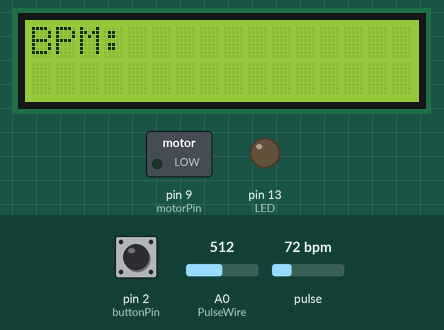
Simulated run of this sketch. Board: Arduino Uno, built with avr-gcc and run on an emulated ATmega328P. On the bench: 16×2 character LCD, switched loads named in the sketch (green lamp = pin HIGH), output pins drawn as LEDs (lit = HIGH). Dashed ring = blinking. The test bench sets the inputs (shaded band); at power-on: pin 2 (buttonPin) HIGH, pulse 72 bpm, A0 (PulseWire) = 512. What the sketch prints to the serial monitor is not drawn.

Above: at 1.2 s.
1.3 s: pin 2 (buttonPin) pulled LOW for 3.2 s
At 5.58 s:
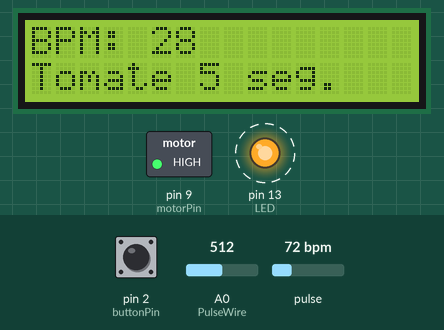
7.2 s: pin 2 (buttonPin) pulled LOW for 0.15 s
At 8.9 s:
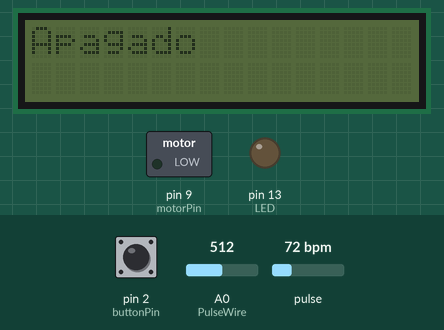
9.9 s: pin 2 (buttonPin) pulled LOW for 1 s
At 11.13 s:
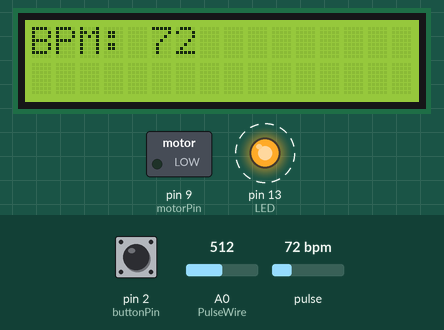
13.9 s: pulse set to 49 bpm
At 20.4 s:
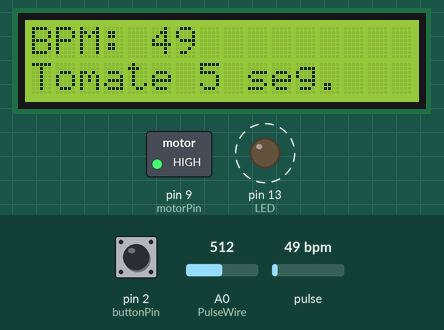
Timing chart, 0 to 22.6 s (numbered marks = the images above; inputs shaded):
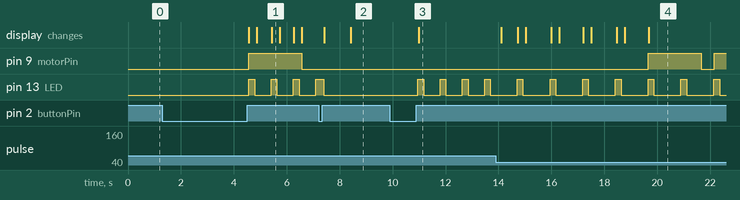

The sketch:

code_proyectCercano.ino
```cpp
#include <Wire.h>
#include <LiquidCrystal_I2C.h>
#include <PulseSensorPlayground.h>

// Variables
const int PulseWire = A0;        // PulseSensor PURPLE WIRE connected to ANALOG PIN A0
const int LED = LED_BUILTIN;     // The on-board Arduino LED, close to PIN 13
const int motorPin = 9;          // Pin PWM al que está conectado el motor de vibración
const int buttonPin = 2;         // Pin al que está conectado el botón
const int bpmLowerLimit = 50;    // Límite inferior del rango normal de BPM
const int bpmUpperLimit = 100;   // Límite superior del rango normal de BPM
int Threshold = 550;             // Umbral para detectar latidos

const int vibrationDuration = 2000; // Duración de la vibración en milisegundos (2 segundos)
const unsigned long messageDuration = 5000; // Duración del mensaje en milisegundos (5 segundos)

PulseSensorPlayground pulseSensor;  // Crea una instancia del objeto PulseSensorPlayground
LiquidCrystal_I2C lcd(0x27, 16, 2); // Dirección I2C y tamaño de la pantalla LCD

bool isVibrating = false;           // Variable para controlar el estado del motor de vibración
unsigned long vibrationStartTime;   // Tiempo de inicio de la vibración
unsigned long messageStartTime;

// Variables para el filtro de paso bajo
const float alpha = 0.9; // Factor de suavizado ajustado
int filteredBPM = 0;

// Variables para el filtro de media móvil
const int windowSize = 5; // Tamaño de la ventana de media móvil
int bpmWindow[windowSize]; // Buffer circular para almacenar las últimas lecturas de BPM
int windowIndex = 0; // Índice del buffer circular


bool dispositivoEncendido = false; // Estado del dispositivo


// Función para calcular la media móvil
int movingAverage(int *buffer, int size) {
  long sum = 0;
  for (int i = 0; i < size; i++) {
    sum += buffer[i];
  }
  return sum / size;
}

void setup() {
  Serial.begin(115200);            // Para el monitor serie

  // Configurar el objeto PulseSensor
  pulseSensor.analogInput(PulseWire);
  pulseSensor.blinkOnPulse(LED);   // Hacer que el LED parpadee automáticamente con el latido del corazón
  pulseSensor.setThreshold(Threshold);

  // Inicializar la pantalla LCD
  lcd.init();
  lcd.backlight();
  lcd.setCursor(0, 0);
  lcd.print("BPM:");

  // Configurar el motor de vibración
  pinMode(motorPin, OUTPUT);
  digitalWrite(motorPin, LOW); // Apagar el motor de vibración al principio

  // Configurar el botón
  pinMode(buttonPin, INPUT_PULLUP); // Configurar el pin del botón como entrada con resistencia pull-up interna

  // Verificar que el objeto PulseSensor se haya creado y comience a ver una señal
  if (pulseSensor.begin()) {
    Serial.println("We created a pulseSensor Object!"); // Esto se imprime una vez al encender el Arduino o al reiniciarlo.
  } else {
    Serial.println("Error al inicializar el sensor de pulso");
  }
}

void loop() {

  // Leer el estado del botón
  if (digitalRead(buttonPin) == LOW) {
    // Esperar a que el botón se suelte para evitar rebotes
    delay(50);
    while (digitalRead(buttonPin) == LOW);
    delay(50);

    // Cambiar el estado del dispositivo
    dispositivoEncendido = !dispositivoEncendido;

    // Apagar el motor de vibración y el LED cuando se apague el dispositivo
    if (!dispositivoEncendido) {
      isVibrating = false;
      digitalWrite(motorPin, LOW);
      digitalWrite(LED, LOW); // Apagar el LED
      lcd.clear();
      lcd.setCursor(0, 0);
      lcd.print("Apagado");
      delay(1000); // Mostrar el mensaje de apagado por un segundo
      lcd.noBacklight(); // Apagar la iluminación de la pantalla LCD
    } else {
      lcd.backlight(); // Encender la iluminación de la pantalla LCD
      lcd.clear();
      lcd.setCursor(0, 0);
      lcd.print("BPM:");
    }
  }

  // Si el dispositivo está apagado, no hacer nada más
  if (!dispositivoEncendido) {
    return;
  }


  int rawBPM = analogRead(PulseWire); // Leer la señal cruda del sensor

  // Aplicar filtro de paso bajo
  filteredBPM = (int)(alpha * filteredBPM + (1 - alpha) * rawBPM);

  Serial.print("Raw BPM: ");
  Serial.print(rawBPM);
  Serial.print(", Filtered BPM: ");
  Serial.println(filteredBPM);

  if (pulseSensor.sawStartOfBeat()) { // Verificar constantemente si "ocurrió un latido".
    int myBPM = pulseSensor.getBeatsPerMinute(); // Llamar a la función del objeto PulseSensor que devuelve el BPM como un "int".

    // Descartar lecturas fuera de rango
    if (myBPM < 30 || myBPM > 200) {
      return;
    }

    // Agregar la nueva lectura al buffer de media móvil
    bpmWindow[windowIndex] = myBPM;
    windowIndex = (windowIndex + 1) % windowSize;

    // Calcular la media móvil de las lecturas de BPM
    int avgBPM = movingAverage(bpmWindow, windowSize);

    // Mostrar el BPM suavizado en la pantalla LCD
    lcd.setCursor(5, 0);
    lcd.print("    ");
    lcd.setCursor(5, 0);
    lcd.print(avgBPM);

    Serial.println("♥ A HeartBeat Happened!"); // Si la prueba es "true", imprimir un mensaje "a heartbeat happened".
    Serial.print("BPM: ");                     // Imprimir la frase "BPM: "
    Serial.println(avgBPM);                    // Imprimir el valor dentro de avgBPM.

    // Verificar si el BPM está fuera del rango normal
    if (avgBPM < bpmLowerLimit || avgBPM > bpmUpperLimit) {
      // Activar el motor de vibración si el BPM está fuera del rango normal
      if (!isVibrating) {
        isVibrating = true;
        vibrationStartTime = millis(); // Guardar el tiempo de inicio de la vibración
        digitalWrite(motorPin, HIGH);
      }
      if (millis() - messageStartTime >= messageDuration) {
        lcd.setCursor(0, 1);
        lcd.print("Tomate 5 seg.");
        messageStartTime = millis();
      }
    } else {
      // Desactivar el motor de vibración si el BPM está dentro del rango normal
      if (isVibrating) {
        isVibrating = false;
        digitalWrite(motorPin, LOW);
      }
      // Limpiar el mensaje después de cierto tiempo
      if (millis() - messageStartTime >= messageDuration) {
        lcd.setCursor(0, 1);
        lcd.print("               ");
      }
    }
  } else {
    // Mostrar el BPM actual en la pantalla LCD si no se detectó un pico
    lcd.setCursor(5, 0);
    lcd.print("    ");
    lcd.setCursor(5, 0);
    lcd.print(pulseSensor.getBeatsPerMinute());
  }

  // Verificar si ha pasado el tiempo de vibración y apagar el motor
  if (isVibrating && (millis() - vibrationStartTime >= vibrationDuration)) {
    isVibrating = false;
    digitalWrite(motorPin, LOW);
  }

  delay(20); // Considerado como una buena práctica en un sketch simple.
}
```

Measured:
- after the input at 1.3 s, pin 9 (motorPin): LOW → HIGH after 3.3 s, → LOW 2.0 s later; pin 13 (LED): alternates HIGH for 0.23 s and LOW for 0.63 s, starting after 3.3 s; the display: first changes after 3.3 s (image 1 shows a later state)
- after the input at 7.2 s, the display: first changes after 0.21 s (image 2 shows a later state)
- after the input at 9.9 s, pin 13 (LED): alternates HIGH for 0.21 s and LOW for 0.62 s, starting after 1.1 s; the display: changes after 1.1 s (image 3)
- after the input at 13.9 s, pin 9 (motorPin): LOW → HIGH after 5.8 s, → LOW 2.0 s later, → HIGH 0.48 s later; pin 13 (LED): alternates HIGH for 0.21 s and LOW for 1.0 s, starting after 0.81 s; the display: first changes after 0.22 s (image 4 shows a later state)
